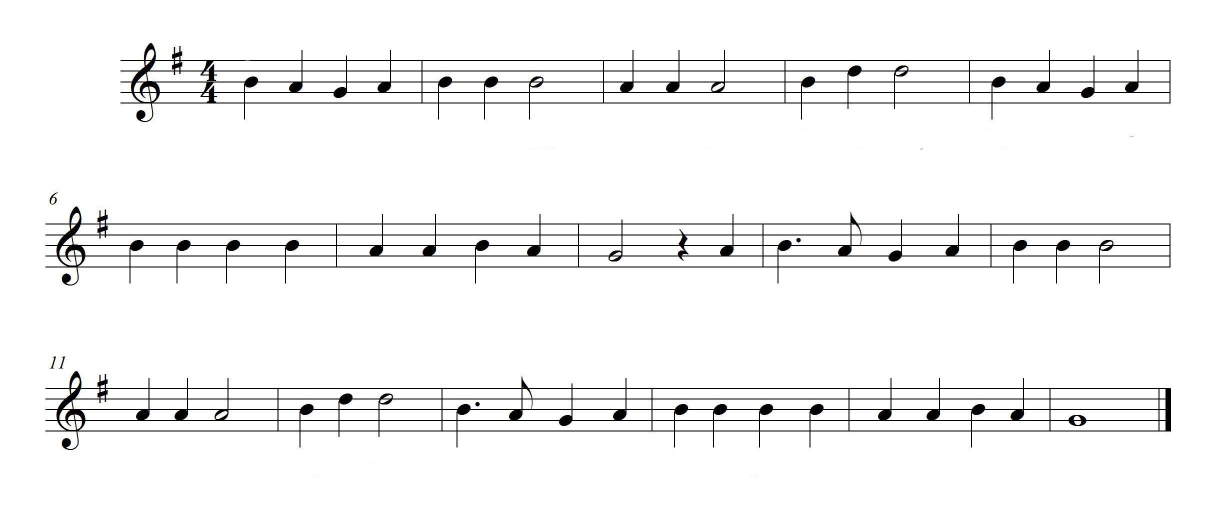
#> input picture mary.jpg, 2456 x 1043 px (shown at 1/2 size)
$ jupyter execute SheetMusicReader_Segmentation.ipynb   (shell and % lines are left out)
#> lines starting #> are read from the running program, lines starting #| are printed output that depends on the picture; after the words box and inside, x2 and y2 are one past the last pixel; in counts of white or black regions, pixels touching at a corner belong together
[cell 1]
import cv2
import matplotlib.pyplot as plt
import numpy as np
import scipy.ndimage.morphology as morphology
from skimage.morphology import disk

[cell 2]
img = cv2.imread('mary.jpg',0)
print("Rows, Columns, Channels:",img.shape)
#| Rows, Columns, Channels: (1043, 2456)
plt.figure(figsize=[10,10])
plt.imshow(img,cmap='gray')
plt.axis('off')
plt.title('Original Image')
plt.show()

[cell 3]
#segmentation

#binarized using Otsu's Method after gaussian blurring
blur = cv2.GaussianBlur(img,(5,5),0)
ret,th = cv2.threshold(blur,0,255,cv2.THRESH_BINARY+cv2.THRESH_OTSU)
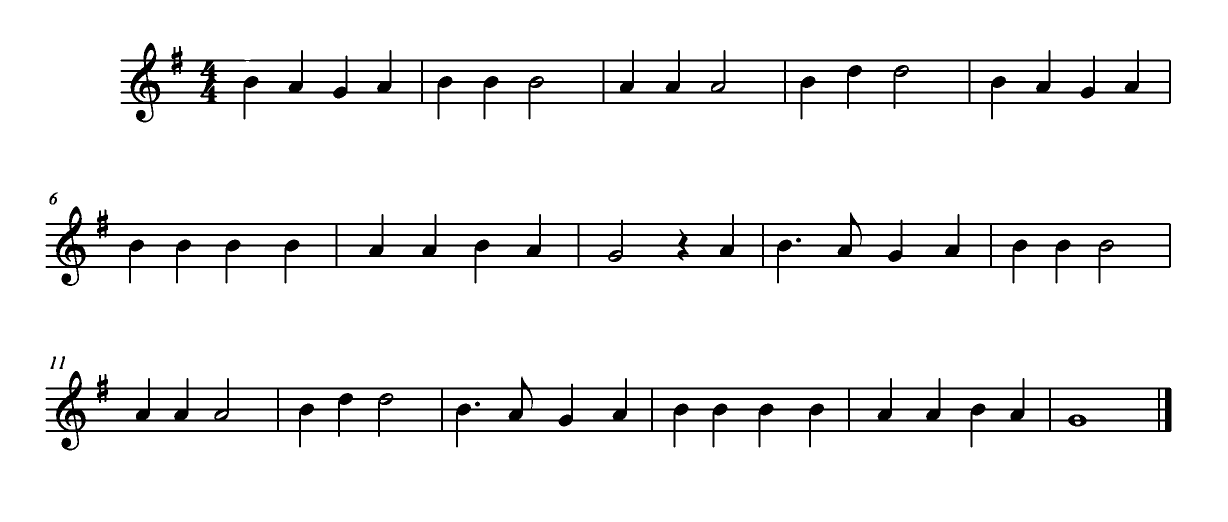
#> th: shape (1043, 2456) (shown at 1/2 size); 92.9% white; 8 black regions, largest, box (x1, y1, x2, y2) and area: (91, 742, 2343, 901) 62833, (91, 412, 2342, 572) 61035, (241, 85, 2342, 245) 58298
#> ret = 184

[cell 4]
plt.figure(figsize=[10,10])
plt.imshow(th,cmap='gray')
plt.axis('off')
plt.title('Binarized Image')
plt.show()

[cell 5]
#Image Inversion
inv=255-th
plt.figure(figsize=[10,10])
plt.imshow(inv,cmap='gray')
plt.axis('off')
plt.title('Inverted Binary Image')
plt.show()

[cell 6]
kernel = np.ones((1,50),np.uint8)
erosion = cv2.erode(inv,kernel,iterations = 1)
#> erosion: shape (1043, 2456); 5% white; 15 white regions, largest, box (x1, y1, x2, y2) and area: (116, 796, 2319, 800) 8810, (116, 817, 2319, 821) 8810, (116, 839, 2319, 843) 8810
plt.figure(figsize=[10,10])
plt.imshow(erosion,cmap='gray')
plt.axis('off')
plt.title('Eroded Image')


m = img.shape[0]
w = img.shape[1]
colvector=cv2.reduce(erosion,1, cv2.REDUCE_AVG).reshape(-1)
#> colvector = 1043 values, max 229 at index 447, min 0 at index 0, mean 12.85
m = img.shape[0]
w = img.shape[1]
result = np.zeros((m,w))

# Draw a line for each row
for row in range(m):
    if colvector[row]>0:
        cv2.line(result, (0,row), (w,row), (255), 1)
#> result: shape (1043, 2456) float64; 5.8% white; 15 white regions, largest, box (x1, y1, x2, y2) and area: (0, 119, 2456, 123) 9824, (0, 140, 2456, 144) 9824, (0, 162, 2456, 166) 9824
result.astype(np.uint8)
plt.figure(figsize=[10,10])
plt.imshow(result,cmap='gray')
plt.axis('off')
plt.title('Horizontal Projection Image')


kernel = np.ones((40,1),np.uint8)
vererosion = cv2.erode(255-result,kernel,iterations = 1)
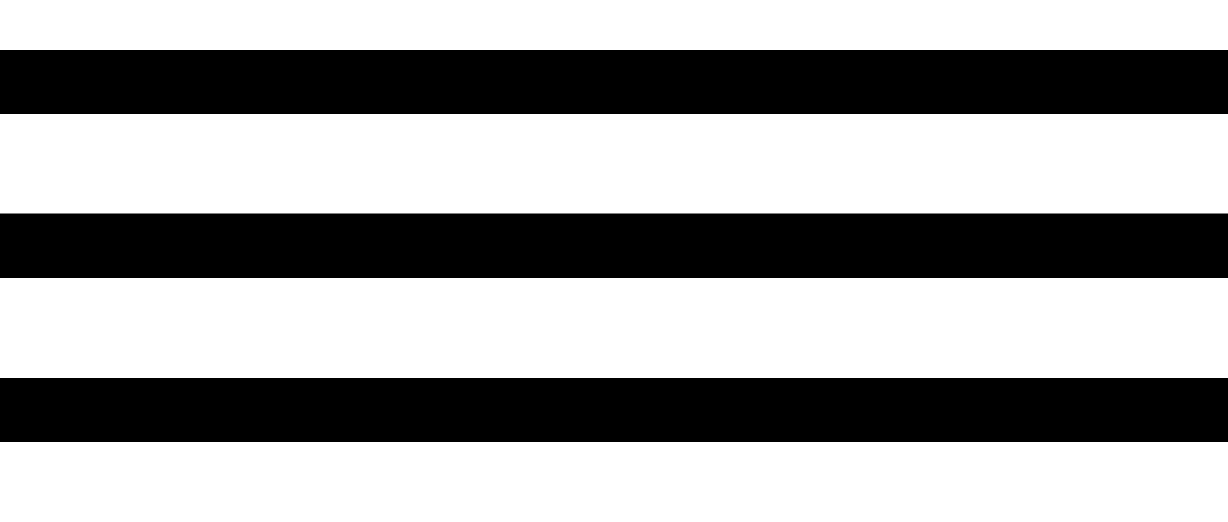
#> vererosion: shape (1043, 2456) float64 (shown at 1/2 size); 63.1% white; 3 black regions, box (x1, y1, x2, y2) and area: (0, 427, 2456, 556) 316824, (0, 100, 2456, 228) 314368, (0, 756, 2456, 884) 314368
vererosion=255-vererosion
vererosion=vererosion.astype(np.uint8)
ret,vererosion=cv2.threshold(vererosion,0,255,cv2.THRESH_BINARY+cv2.THRESH_OTSU)
#> ret = 0
plt.figure(figsize=[10,10])
plt.imshow(vererosion,cmap='gray')
plt.axis('off')
plt.title('Vertical Eroded Image')


plt.show()

[cell 7]
hist = cv2.reduce(vererosion,1, cv2.REDUCE_AVG).reshape(-1)
#> hist = 1043 values, max 255 at index 100, min 0 at index 0, mean 94.13

lines=[]
flag=0
start=0
H,W = img.shape[:2]
for y in range(H-1):
    if hist[y]==255 or y==H-2:
        if flag==0:
            lines.append(start+int((y-start)/2))
            print(y)
            flag=1
    elif hist[y]==0 and flag==1:
        flag=0
        start=y
        print(start)
#> after the loop, flag = 1; lines = [50, 327, 656, 962]; start = 884

bi=th
bi = cv2.cvtColor(bi, cv2.COLOR_GRAY2BGR)
for y in lines:
    cv2.line(bi, (0,y), (W, y), (255,0,0), 1)
#> this loop made 4 passes
#> y on passes 1 to 4: 50, 327, 656, 962
#> bi: shape (1043, 2456, 3); mean B, G, R 236.8, 235.8, 235.8

plt.figure(figsize=[10,10])
plt.imshow(bi)
plt.axis('off')
plt.title('Horizontal Projection Image')
plt.show()

[cell 8]
onlynotes=cv2.subtract(inv,result.astype(np.uint8))
#> onlynotes: shape (1043, 2456); 2% white; 342 white regions (3 under 20 px), largest, box (x1, y1, x2, y2) and area: (130, 821, 172, 839) 511, (123, 864, 158, 901) 504, (272, 208, 307, 245) 498
kernel = np.ones((4,1),np.uint8)
onlynotes = cv2.erode(255-onlynotes,kernel,iterations = 1)
#> onlynotes: shape (1043, 2456); 97.5% white; 340 black regions, largest, box (x1, y1, x2, y2) and area: (130, 820, 172, 841) 643, (123, 863, 158, 903) 637, (272, 207, 307, 247) 631
onlynotes=255-onlynotes
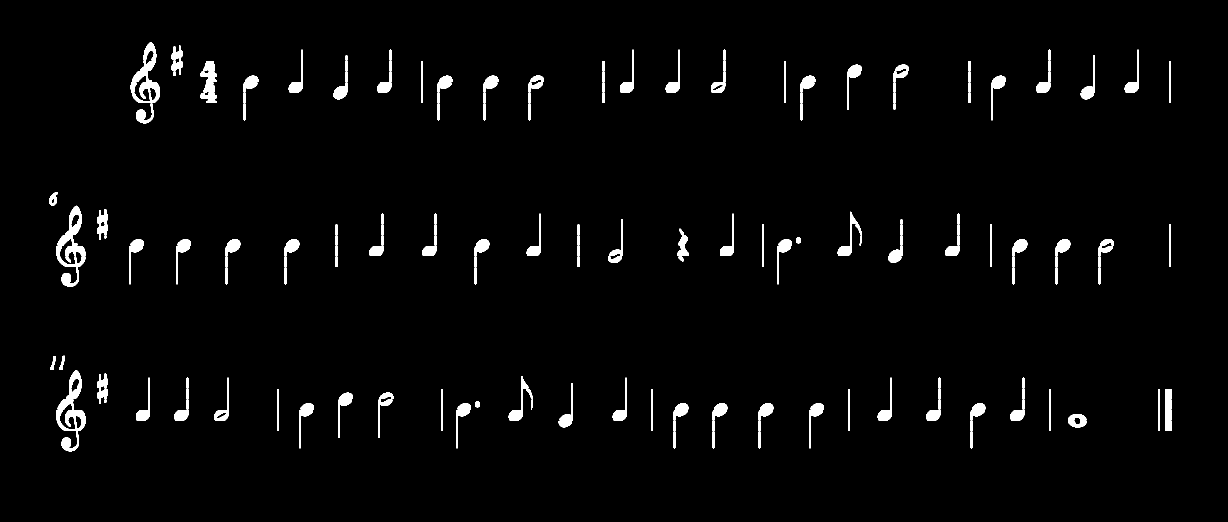
#> onlynotes: shape (1043, 2456) (shown at 1/2 size); 2.5% white; 340 white regions, largest, box (x1, y1, x2, y2) and area: (130, 820, 172, 841) 643, (123, 863, 158, 903) 637, (272, 207, 307, 247) 631
plt.figure(figsize=[10,10])
plt.imshow(onlynotes,cmap='gray')
plt.axis('off')
plt.title('Inverted Binary Image')
plt.show()

[cell 9]
hist = cv2.reduce(result,1, cv2.REDUCE_AVG).reshape(-1)
#> hist = 1043 values, max 255 at index 119, min 0 at index 0, mean 14.67

staves=[]
flag=0
start=0
H,W = img.shape[:2]
for y in range(H-1):
    if hist[y]<1 and hist[y+1]>1:
        staves.append(y)
#> after the loop, staves = [118, 139, 161, 182, 203, 445, 467, 488, 509, 531, 774, 795, 816, 838, 859]


for y in staves:
    cv2.line(bi, (0,y), (W, y), (255,0,0), 1)
#> this loop made 15 passes
#> y on passes 1 to 8: 118, 139, 161, 182, 203, 445, 467, 488
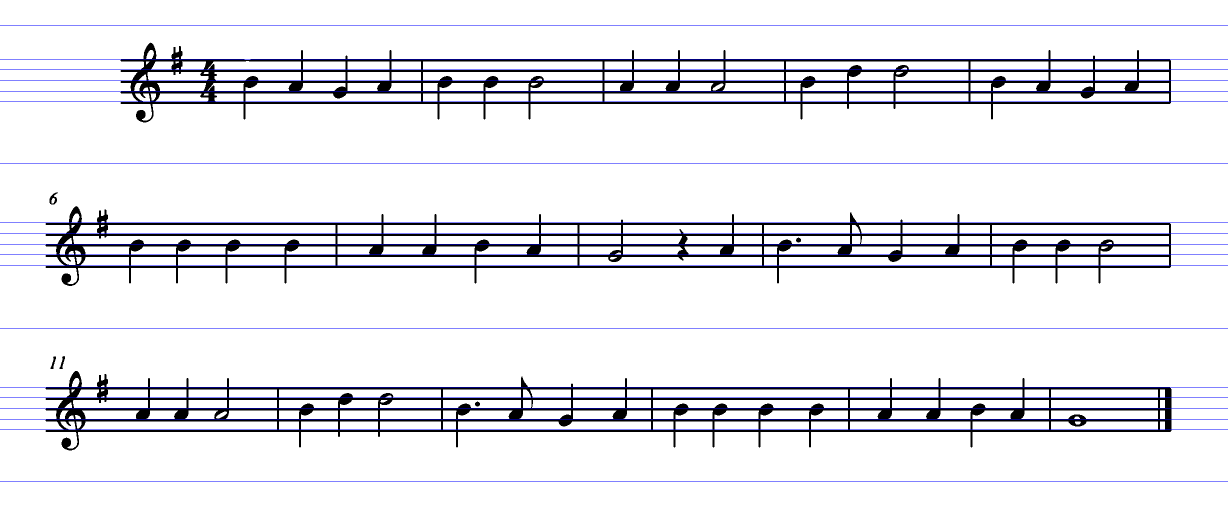
#> bi: shape (1043, 2456, 3) (shown at 1/2 size); mean B, G, R 237.1, 232.4, 232.4

plt.figure(figsize=[10,10])
plt.imshow(bi)
plt.axis('off')
plt.title('Horizontal Projection Image')
plt.show()

[cell 10]
staves
#> Out has the same summary as staves

[cell 11]
def binarize(img):
   #binarized using Otsu's Method after gaussian blurring
    blur = cv2.GaussianBlur(img,(5,5),0)
    ret,th = cv2.threshold(blur,0,255,cv2.THRESH_BINARY+cv2.THRESH_OTSU)
#> ret = 184
    #Image Inversion
    inv=255-th
    return inv,th

[cell 12]
def imgsegments(inv):
    kernel = np.ones((1,50),np.uint8)
    erosion = cv2.erode(inv,kernel,iterations = 1)
    colvector=cv2.reduce(erosion,1, cv2.REDUCE_AVG).reshape(-1)
    m = inv.shape[0]
    w = inv.shape[1]
    result = np.zeros((m,w))

    # Draw a line for each row
    for row in range(m):
        if colvector[row]>0:
            cv2.line(result, (0,row), (w,row), (255), 1)
    result.astype(np.uint8)
    kernel = np.ones((40,1),np.uint8)
    vererosion = cv2.erode(255-result,kernel,iterations = 1)
    vererosion=255-vererosion
    vererosion=vererosion.astype(np.uint8)
    ret,vererosion=cv2.threshold(vererosion,0,255,cv2.THRESH_BINARY+cv2.THRESH_OTSU)
#> ret = 0
    hist = cv2.reduce(vererosion,1, cv2.REDUCE_AVG).reshape(-1)
#> hist = 1043 values, max 255 at index 100, min 0 at index 0, mean 94.13

    lines=[]
    flag=0
    start=0
    H,W = img.shape[:2]
    for y in range(H-1):
        if hist[y]==255 or y==H-2:
            if flag==0:
                lines.append(start+int((y-start)/2))
                #print(y)
                flag=1
        elif hist[y]==0 and flag==1:
            flag=0
            start=y
#> after the loop, flag = 1; lines = [50, 327, 656, 962]; start = 884
            #print(start)

    hist = cv2.reduce(result,1, cv2.REDUCE_AVG).reshape(-1)
#> hist = 1043 values, max 255 at index 119, min 0 at index 0, mean 14.67

    staves=[]
    flag=0
    start=0
    H,W = img.shape[:2]
    for y in range(H-1):
        if hist[y]<1 and hist[y+1]>1:
            staves.append(y)
    onlynotes=cv2.subtract(inv,result.astype(np.uint8))
    kernel = np.ones((4,1),np.uint8)
    onlynotes = cv2.erode(255-onlynotes,kernel,iterations = 1)
    onlynotes=255-onlynotes
    return staves,lines,onlynotes,inv

[cell 13]
inv,th=binarize(img)
staves,lines,onlynotes,inv=imgsegments(inv)
lines
#> Out = [50, 327, 656, 962]

[cell 14]
def detectrest(crop_img,staff):
    vertical_img = np.copy(crop_img)
    kernel = cv2.getStructuringElement(cv2.MORPH_RECT, (5,2))
    vertical_img = cv2.erode(vertical_img, kernel, iterations=1)
    vertical_img = cv2.dilate(vertical_img, kernel, iterations=1)
    kernel = cv2.getStructuringElement(cv2.MORPH_RECT, (1,4))
    vertical_img = cv2.erode(vertical_img, kernel, iterations=1)
    vertical_img = cv2.dilate(vertical_img, kernel, iterations=1)
    # variance
    s = np.var(vertical_img,axis=0)
    y = np.array(s)
    if staff==1:
        y[:650] = 0
    elif staff==2:
        y[len(y)-150:]=0
    elif staff==10:
        y[:250]=0
        y[len(y)-150:]=0
    maximum = np.max(y)
    maxi = np.where(y == maximum)
    #print(maxi)
    ma = maxi[0]
    # pixel location for rest
    init = ma[0] - 10
    fin = ma[0] + 10
    # masking objects other than rest
    result=np.copy(crop_img)
    if maximum>7000:
        result[:,0:init] = 0
        result[:,fin:]=0
    else:
        result[:,:]=0
    return result
def halfnote(crop_img):
    im=crop_img
    im2=cv2.morphologyEx(im, cv2.MORPH_CLOSE, disk(3.5))
    plt.figure()
    plt.imshow(im2,cmap='gray')
    im2=im2-im
    im2=cv2.morphologyEx(im2, cv2.MORPH_OPEN, disk(2.5))
    kernel1 = cv2.getStructuringElement(cv2.MORPH_RECT,(30,30))
    im2=cv2.morphologyEx(im2, cv2.MORPH_DILATE, disk(5))

    return im2
def quarternote(crop_img):
    im=crop_img
    im2=cv2.morphologyEx(im, cv2.MORPH_OPEN, disk(10))
    return im2
#def eighthnote(crop)

[cell 15]
i=0
result = cv2.cvtColor(th,cv2.COLOR_GRAY2RGB)
while(i<len(lines)-1):
    if i==0:
        rest=detectrest(onlynotes[lines[i]:lines[i+1],:],1)
        backtorgb=np.copy(result[lines[i]:lines[i+1]])
        backtorgb[rest>0,0]=255
        backtorgb[rest>0,1]=0
        backtorgb[rest>0,2]=0
        temp=np.copy(onlynotes[lines[i]:lines[i+1]])
        temp[:,:550]=0
        half=halfnote(temp)
        backtorgb[half>0,0]=0
        backtorgb[half>0,1]=255
        backtorgb[half>0,2]=0
        quarter=quarternote(inv[lines[i]:lines[i+1]])
        backtorgb[quarter>0,0]=0
        backtorgb[quarter>0,1]=0
        backtorgb[quarter>0,2]=255
        result[lines[i]:lines[i+1]]=np.copy(backtorgb)
    elif i>0:
        rest=detectrest(onlynotes[lines[i]:lines[i+1],:],10)
        backtorgb=np.copy(result[lines[i]:lines[i+1]])
        backtorgb[rest>0,0]=255
        backtorgb[rest>0,1]=0
        backtorgb[rest>0,2]=0
        temp=np.copy(onlynotes[lines[i]:lines[i+1]])
        temp[:,:250]=0
        half=halfnote(temp)
        backtorgb[half>0,0]=0
        backtorgb[half>0,1]=255
        backtorgb[half>0,2]=0

        quarter=quarternote(inv[lines[i]:lines[i+1]])
        backtorgb[quarter>0,0]=0
        backtorgb[quarter>0,1]=0
        backtorgb[quarter>0,2]=255

        result[lines[i]:lines[i+1]]=np.copy(backtorgb)

    i=i+1
#> this loop made 3 passes
#> pass 1, in detectrest, `vertical_img = cv2.erode(vertical_img, kernel, iterations=1)`:
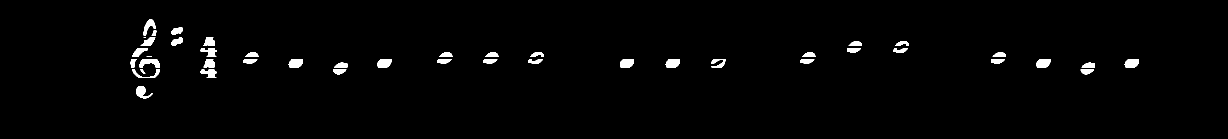
#> vertical_img: shape (277, 2456) (shown at 1/2 size); 1.6% white; 44 white regions (2 under 20 px), largest, box (x1, y1, x2, y2) and area: (279, 118, 320, 135) 458, (754, 118, 783, 135) 421, (2072, 118, 2101, 135) 421
#> after the loop:
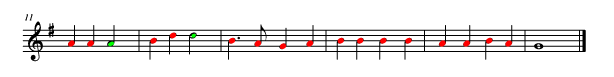
#> backtorgb: shape (306, 2456, 3) (shown at 1/4 size); mean B, G, R 233.5, 233.7, 236
#> after the loop:
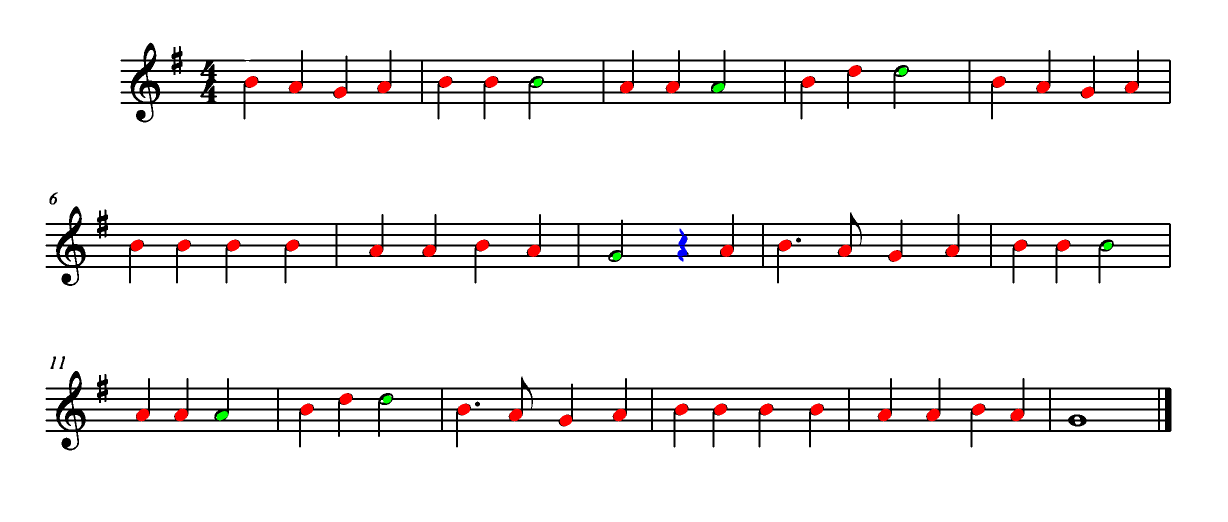
#> result: shape (1043, 2456, 3) (shown at 1/2 size); mean B, G, R 236.8, 236.9, 238.8
#> after the loop:
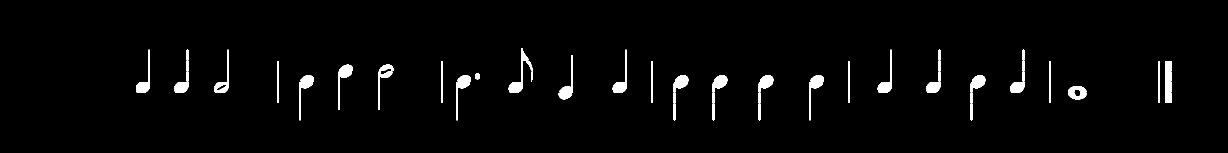
#> temp: shape (306, 2456) (shown at 1/2 size); 2.4% white; 108 white regions, largest, box (x1, y1, x2, y2) and area: (348, 164, 377, 185) 527, (1017, 164, 1046, 185) 527, (1225, 164, 1254, 185) 527
#> after the loop, i = 3
plt.figure(figsize=(10,10))
plt.imshow(result)
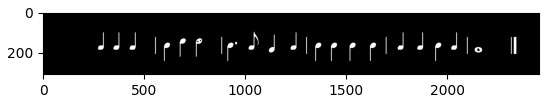
#> figure drawn by matplotlib, 1 panel

$ run again, with otj_input.jpg copied over mary.jpg
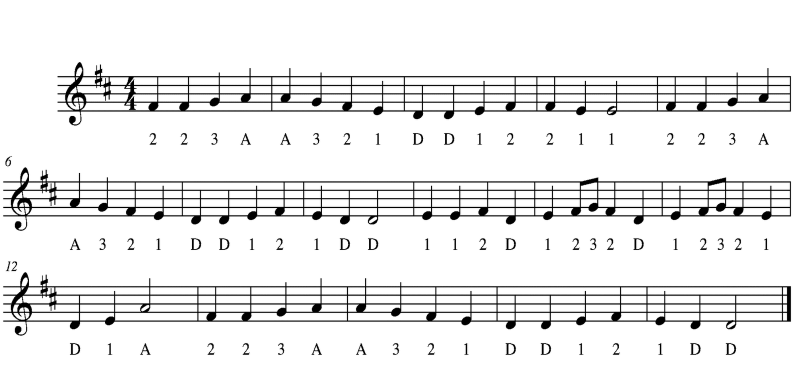
#> input picture otj_input.jpg, 1596 x 750 px (shown at 1/2 size)
#> img is the input picture: shape (750, 1596); min 0, max 255, mean 235.7
#| Rows, Columns, Channels: (750, 1596)
#> th: shape (750, 1596); 89.8% white; 68 black regions, largest, box (x1, y1, x2, y2) and area: (6, 334, 1582, 462) 40045, (115, 124, 1582, 252) 36267, (6, 544, 1582, 672) 35995
#> `ret,th = cv2.threshold(blur,0,255,cv2.THRESH_BINARY+cv2.THRESH_OTSU)`: ret = 173
#> erosion: shape (750, 1596); 6.2% white; 15 white regions, largest, box (x1, y1, x2, y2) and area: (31, 413, 1558, 417) 6105, (31, 606, 1558, 610) 6105, (31, 362, 1558, 366) 6104
#> `colvector=cv2.reduce(erosion,1, cv2.REDUCE_AVG).reshape(-1)`: colvector = 750 values, max 244 at index 362, min 0 at index 0, mean 15.87
#> `ret,vererosion=cv2.threshold(vererosion,0,255,cv2.THRESH_BINARY+cv2.TH..`: ret = 0
#> `hist = cv2.reduce(vererosion,1, cv2.REDUCE_AVG).reshape(-1)`: hist = 750 values, max 255 at index 133, min 0 at index 0, mean 112.9
#> after the loop `for y in range(H-1):`: flag = 1; lines = [66, 293, 503, 706]; start = 664
#> the loop `for y in lines:` made 4 passes
#> y on passes 1 to 4: 66, 293, 503, 706
#> `hist = cv2.reduce(result,1, cv2.REDUCE_AVG).reshape(-1)`: hist = 750 values, max 255 at index 152, min 0 at index 0, mean 17
#> after the loop `for y in range(H-1):`: staves = [151, 168, 185, 202, 219, 361, 378, 395, 412, 429, 571, 588, 605, 622, 640]
#> the loop `for y in staves:` made 15 passes
#> y on passes 1 to 8: 151, 168, 185, 202, 219, 361, 378, 395
#> `staves`: Out has the same summary as staves
#> in binarize, `ret,th = cv2.threshold(blur,0,255,cv2.THRESH_BINARY+cv2.THRESH_OTSU)`: ret = 173
#> in imgsegments, `ret,vererosion=cv2.threshold(vererosion,0,255,cv2.THRESH_BINARY+cv2.TH..`: ret = 0
#> in imgsegments, `hist = cv2.reduce(vererosion,1, cv2.REDUCE_AVG).reshape(-1)`: hist = 750 values, max 255 at index 133, min 0 at index 0, mean 112.9
#> after the loop in imgsegments, `for y in range(H-1):`: flag = 1; lines = [66, 293, 503, 706]; start = 664
#> in imgsegments, `hist = cv2.reduce(result,1, cv2.REDUCE_AVG).reshape(-1)`: hist = 750 values, max 255 at index 152, min 0 at index 0, mean 17
#> `lines`: Out = [66, 293, 503, 706]
#> the loop `while(i<len(lines)-1):` made 3 passes
#> after the loop `while(i<len(lines)-1):`:
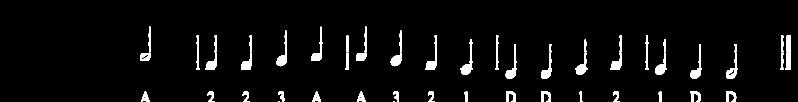
#> temp: shape (203, 1596) (shown at 1/2 size); 4.1% white; 62 white regions (2 under 20 px), largest, box (x1, y1, x2, y2) and area: (921, 106, 945, 150) 483, (1310, 106, 1334, 150) 459, (1011, 106, 1034, 158) 458
#> after the loop `while(i<len(lines)-1):`: i = 3
#> `[cell 15] i=0 result = cv2.cvtColor(th,cv2.COLOR_GRAY2RGB) while(i<len..`:
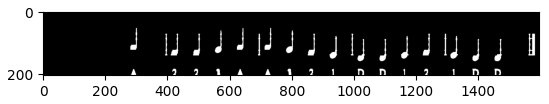
#> figure drawn by matplotlib, 1 panel
